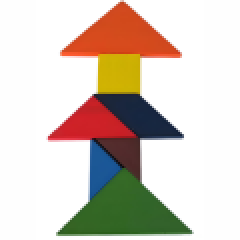
#> input picture data/getDataLabel_batch5/xiugai/house-15.png, 120 x 120 px (shown 2 times larger); its folder holds only this picture in this run
$ python extract_tangram_simple.py
#> lines starting #> are read from the running program, lines starting #| are printed output that depends on the picture; after the words box and inside, x2 and y2 are one past the last pixel; in counts of white or black regions, pixels touching at a corner belong together
"""
七巧板组件中心坐标提取 - 简化版
按面积大小编号（#1=最大，#7=最小）
"""

import numpy as np
from PIL import Image
import matplotlib.pyplot as plt
from collections import deque
import cv2

plt.rcParams['font.sans-serif'] = ['SimHei']
plt.rcParams['axes.unicode_minus'] = False

class TangramExtractor:
    def __init__(self, image_path, bg_threshold=220):
        self.image_path = image_path
        self.bg_threshold = bg_threshold
        self.image = None
        self.width = None
        self.height = None

    def load_image(self):
        """加载图像"""
        img = Image.open(self.image_path)
        self.image = np.array(img)
        self.height, self.width = self.image.shape[:2]

    def filter_background(self):
        """过滤背景"""
        grayscale = np.mean(self.image, axis=2)
        foreground_mask = grayscale < self.bg_threshold
        return foreground_mask

    def find_components_by_color(self, foreground_mask):
        """按颜色分组，然后对每种颜色做连通区域分析"""
        foreground_pixels = self.image[foreground_mask]
        foreground_coords = np.argwhere(foreground_mask)

        # 找到所有唯一颜色
        unique_colors = np.unique(foreground_pixels.reshape(-1, 3), axis=0)
        print(f"检测到 {len(unique_colors)} 种唯一颜色")

        all_components = []

        # 对每种颜色进行连通区域分析
        for color in unique_colors:
            color_mask = np.all(self.image == color, axis=2)
            color_coords = np.argwhere(color_mask)

            if len(color_coords) < 50:  # 过滤噪点
                continue

            # BFS找连通区域
            visited = set()

            for start_y, start_x in color_coords:
                if (start_y, start_x) in visited:
                    continue

                # BFS
                component = []
                queue = deque([(start_y, start_x)])
                visited.add((start_y, start_x))

                while queue:
                    y, x = queue.popleft()
                    component.append((y, x))

                    # 检查8邻域
                    for dy in [-1, 0, 1]:
                        for dx in [-1, 0, 1]:
                            if dy == 0 and dx == 0:
                                continue
                            ny, nx = y + dy, x + dx
                            if (0 <= ny < self.height and 0 <= nx < self.width and
                                (ny, nx) not in visited and color_mask[ny, nx]):
                                visited.add((ny, nx))
                                queue.append((ny, nx))

                if len(component) > 50:
                    all_components.append(component)

        print(f"成功识别 {len(all_components)} 个连通组件")
        return all_components

    def identify_shape(self, coords_array):
        """使用轮廓分析和顶点数判断形状，对旋转更鲁棒"""
        # 计算包围盒与基础比率（与旧逻辑保持兼容）
        y_min, y_max = coords_array[:, 0].min(), coords_array[:, 0].max()
        x_min, x_max = coords_array[:, 1].min(), coords_array[:, 1].max()

        bbox_width = x_max - x_min + 1
        bbox_height = y_max - y_min + 1

        aspect_ratio = bbox_width / bbox_height if bbox_height > 0 else 1.0
        bbox_area = bbox_width * bbox_height
        fill_ratio = len(coords_array) / bbox_area if bbox_area > 0 else 0.0

        # 将该连通域映射到局部二值图，寻找轮廓
        h, w = bbox_height, bbox_width
        if h <= 0 or w <= 0:
            return '其他', fill_ratio, aspect_ratio

        binary = np.zeros((h, w), dtype=np.uint8)
        yy = coords_array[:, 0] - y_min
        xx = coords_array[:, 1] - x_min
        binary[yy, xx] = 255
        # 形态学闭运算，减少锯齿和小孔，稳定顶点数
        kernel = np.ones((3, 3), np.uint8)
        binary = cv2.morphologyEx(binary, cv2.MORPH_CLOSE, kernel, iterations=1)

        contours, _ = cv2.findContours(binary, cv2.RETR_EXTERNAL, cv2.CHAIN_APPROX_SIMPLE)
        if not contours:
            return '其他', fill_ratio, aspect_ratio

        cnt = max(contours, key=cv2.contourArea)
        hull = cv2.convexHull(cnt)

        # 先用最小包络三角形进行面积比检测，强鲁棒三角形判定
        hull_area = cv2.contourArea(hull)
        try:
            enc_tri_area, enc_tri = cv2.minEnclosingTriangle(hull)
        except Exception:
            enc_tri_area, enc_tri = (0.0, None)
        if enc_tri_area and enc_tri_area > 0:
            tri_fill = hull_area / enc_tri_area
            if tri_fill > 0.80:
                return '三角形', fill_ratio, aspect_ratio

        peri = cv2.arcLength(hull, True)
        approx = None
        for f in [0.01, 0.015, 0.02, 0.03, 0.04, 0.05]:
            eps = f * peri
            approx = cv2.approxPolyDP(hull, eps, True)
            if len(approx) <= 4:
                break
        verts = len(approx)

        # 三角形：3个顶点
        if verts == 3:
            return '三角形', fill_ratio, aspect_ratio

        # 顶点数>=4：先尝试三角形拟合（应对锯齿导致的多点近似）
        if verts >= 4:
            hull_area = cv2.contourArea(hull)
            tri = None
            for f in [0.03, 0.04, 0.05, 0.06, 0.08, 0.10, 0.12, 0.15]:
                tri_approx = cv2.approxPolyDP(hull, f * peri, True)
                if len(tri_approx) == 3:
                    tri = tri_approx
                    break
            if tri is not None:
                tri_area = cv2.contourArea(tri)
                if hull_area > 0 and (tri_area / max(hull_area, 1e-6)) > 0.80:
                    return '三角形', fill_ratio, aspect_ratio

            # 进一步启发式：顶点近共线或存在极短边，视为三角形（多余顶点）
            pts_all = approx.reshape(-1, 2).astype(np.float32)
            # 边长
            edge_lengths = []
            for i in range(len(pts_all)):
                p1 = pts_all[i]
                p2 = pts_all[(i + 1) % len(pts_all)]
                edge_lengths.append(np.linalg.norm(p2 - p1))
            max_e = max(edge_lengths) if edge_lengths else 1.0
            min_e = min(edge_lengths) if edge_lengths else 0.0
            perim_e = sum(edge_lengths) if edge_lengths else 1.0
            # 内角余弦与角度
            def cos_angle(a, b, c):
                v1 = a - b
                v2 = c - b
                n1 = np.linalg.norm(v1)
                n2 = np.linalg.norm(v2)
                if n1 == 0 or n2 == 0:
                    return 1.0
                return np.clip(np.dot(v1, v2) / (n1 * n2), -1.0, 1.0)
            angles_deg = []
            for i in range(len(pts_all)):
                a = pts_all[(i - 1) % len(pts_all)]
                b = pts_all[i]
                c = pts_all[(i + 1) % len(pts_all)]
                ca = cos_angle(a, b, c)
                angles_deg.append(np.degrees(np.arccos(ca)))
            # 判定条件：存在大角近共线或极短边（多余顶点）
            near_collinear = any(ang > 160.0 for ang in angles_deg)
            very_short_edge = (min_e > 0 and (min_e / max(max_e, 1e-6) < 0.35 or min_e / perim_e < 0.08))
            if near_collinear or very_short_edge:
                return '三角形', fill_ratio, aspect_ratio

        # 四边形：进一步区分正方形和平行四边形
        if verts == 4:
            pts = approx.reshape(-1, 2)

            # 计算连续边向量与夹角余弦，判断是否近似直角
            def cos_angle(a, b, c):
                v1 = a - b
                v2 = c - b
                n1 = np.linalg.norm(v1)
                n2 = np.linalg.norm(v2)
                if n1 == 0 or n2 == 0:
                    return 1.0
                return np.dot(v1, v2) / (n1 * n2)

            cos_list = []
            for i in range(4):
                a = pts[(i - 1) % 4].astype(np.float32)
                b = pts[i].astype(np.float32)
                c = pts[(i + 1) % 4].astype(np.float32)
                cos_list.append(cos_angle(a, b, c))

            right_angles = all(abs(c) < 0.25 for c in cos_list)  # 约等于90°

            # 边长比判断是否接近等边（用于区分正方形 vs 长方形/其他）
            edges = []
            for i in range(4):
                p1 = pts[i].astype(np.float32)
                p2 = pts[(i + 1) % 4].astype(np.float32)
                edges.append(np.linalg.norm(p2 - p1))
            max_len = max(edges)
            min_len = min(edges) if min(edges) > 0 else 1.0
            side_ratio = max_len / min_len

            if right_angles and side_ratio < 1.15:
                return '正方形', fill_ratio, aspect_ratio
            else:
                return '平行四边形', fill_ratio, aspect_ratio

        # 顶点数不在预期范围，回退：根据凸包顶点数粗略判断
        hull = cv2.convexHull(cnt)
        hull_peri = cv2.arcLength(hull, True)
        hull_approx = cv2.approxPolyDP(hull, 0.02 * hull_peri, True)
        if len(hull_approx) == 3:
            return '三角形', fill_ratio, aspect_ratio
        elif len(hull_approx) == 4:
            return '平行四边形', fill_ratio, aspect_ratio
        else:
            return '其他', fill_ratio, aspect_ratio

    def calculate_component_info(self, components):
        """计算每个组件的信息"""
        component_info = []

        for coords in components:
            coords_array = np.array(coords)

            # 计算中心（像素坐标）
            center_y = np.mean(coords_array[:, 0])
            center_x = np.mean(coords_array[:, 1])

            # 归一化坐标
            x_norm, y_norm = self.normalize_coordinates(center_x, center_y)

            # 面积
            area = len(coords)

            # 识别形状
            shape_type, fill_ratio, aspect_ratio = self.identify_shape(coords_array)

            component_info.append({
                'coords': coords,
                'center_pixel': (center_x, center_y),
                'center_normalized': (x_norm, y_norm),
                'area': area,
                'shape_type': shape_type,
                'fill_ratio': fill_ratio,
                'aspect_ratio': aspect_ratio
            })

        return component_info

    def normalize_coordinates(self, center_x, center_y):
        """归一化坐标到[-1, 1]，原点在图像中心，x轴向右，y轴向上"""
        img_center_x = self.width / 2
        img_center_y = self.height / 2

        x = center_x - img_center_x
        y = -(center_y - img_center_y)  # y轴向上为正

        norm_factor = max(self.width, self.height) / 2
        x_norm = x / norm_factor
        y_norm = y / norm_factor

        return x_norm, y_norm

    def extract_and_save(self, save_folder):
        """提取坐标并保存"""
        import os

        # 加载和处理
        self.load_image()
        print("正在过滤背景...")
        foreground_mask = self.filter_background()
        components = self.find_components_by_color(foreground_mask)
        component_info = self.calculate_component_info(components)

        # 按面积排序（从大到小）
        component_info.sort(key=lambda x: x['area'], reverse=True)

        # 取前7个
        top_7 = component_info[:7]

        # 生成结果数组
        numbered_coords = np.array([c['center_normalized'] for c in top_7])
        zeros_extra = np.zeros((numbered_coords.shape[0], 2))
        numbered_coords = np.hstack([numbered_coords, zeros_extra])

        # 保存路径
        os.makedirs(save_folder, exist_ok=True)
        base_name = os.path.basename(self.image_path).replace('.png', '').replace('_clean', '')

        # 保存txt文件
        txt_path = os.path.join(save_folder, f"{base_name}_info.txt")
        with open(txt_path, 'w', encoding='utf-8') as f:
            f.write("="*80 + "\n")
            f.write(f"图像: {os.path.basename(self.image_path)}\n")
            f.write(f"图像尺寸: {self.width} x {self.height}\n")
            f.write(f"编号规则: 按面积从大到小排序 (#1=最大面积, #7=最小面积)\n")
            f.write("="*80 + "\n\n")

            f.write("组件详细信息:\n")
            f.write("-"*80 + "\n")

            for i, info in enumerate(top_7):
                f.write(f"\n编号 {i+1}\n")
                f.write(f"  形状: {info['shape_type']}\n")
                f.write(f"  面积: {info['area']} 像素\n")
                f.write(f"  填充率: {info['fill_ratio']:.3f}\n")
                f.write(f"  长宽比: {info['aspect_ratio']:.3f}\n")
                x, y = info['center_normalized']
                f.write(f"  归一化坐标: ({x:+.6f}, {y:+.6f})\n")

            f.write("\n" + "="*80 + "\n")
            f.write("归一化坐标数组 (7x4):\n")
            f.write("-"*80 + "\n")
            for i in range(7):
                x, y, z1, z2 = numbered_coords[i]
                f.write(f"{i+1}:  [{x:+.6f}, {y:+.6f}, {int(z1)}, {int(z2)}]\n")

        print(f"详细信息已保存: {txt_path}")

        # 保存可视化图像
        vis_path = os.path.join(save_folder, f"{base_name}_result.png")
        self.visualize(component_info, top_7, vis_path)

        return numbered_coords

    def visualize(self, all_components, top_7, save_path):
        """可视化结果"""
        fig, ax = plt.subplots(1, 1, figsize=(10, 10))
        ax.imshow(self.image)

        # 绘制前7个组件的中心点
        for i, info in enumerate(top_7):
            cx, cy = info['center_pixel']
            ax.plot(cx, cy, 'r+', markersize=20, markeredgewidth=3)
            label = f"#{i+1}\n{info['shape_type']}\n面积:{info['area']}"
            ax.text(cx, cy-8, label,
                   color='red', fontsize=10, ha='center', va='bottom',
                   bbox=dict(boxstyle='round,pad=0.5', facecolor='yellow', alpha=0.9))

        # 绘制图像中心
        ax.plot(self.width/2, self.height/2, 'bx', markersize=25, markeredgewidth=3)
        ax.text(self.width/2, self.height/2-10, '图像中心',
               color='blue', fontsize=12, ha='center', va='bottom',
               bbox=dict(boxstyle='round,pad=0.5', facecolor='cyan', alpha=0.8))

        ax.set_title('七巧板组件识别（按面积排序）', fontsize=16)
        ax.axis('off')

        plt.tight_layout()
        plt.savefig(save_path, dpi=150, bbox_inches='tight')
        print(f"可视化图像已保存: {save_path}")
        plt.close()


def process_all_images(input_folder, output_folder):
    """批量处理所有图像"""
    import os
    import glob

    # image_files = glob.glob(os.path.join(input_folder, "*_clean.png"))
    image_files = glob.glob(os.path.join(input_folder, "*.png"))

    if len(image_files) == 0:
        print(f"错误：在 {input_folder} 中未找到 *_clean.png 文件")
        return

    print(f"\n找到 {len(image_files)} 张图像")
    print("="*80)

    for i, image_path in enumerate(image_files):
        print(f"\n处理 {i+1}/{len(image_files)}: {os.path.basename(image_path)}")
        print("-"*80)

        try:
            extractor = TangramExtractor(image_path)
            extractor.extract_and_save(output_folder)
#> in load_image, img is the input picture: PIL image 120x120 RGB; mean R, G, B 215.4, 204.8, 194.1
#> in filter_background, `grayscale = np.mean(self.image, axis=2)`:
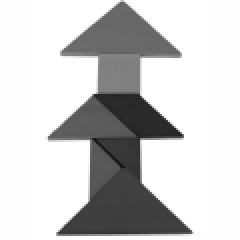
#> grayscale: shape (120, 120) float64 (shown 2 times larger); min 13.67, max 255, mean 204.8
#> in filter_background, `foreground_mask = grayscale < self.bg_threshold`:
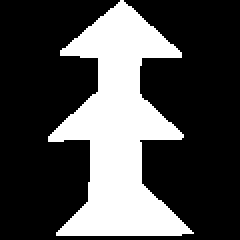
#> foreground_mask: shape (120, 120) bool (shown 2 times larger); 29.5% white; 1 white region, box (x1, y1, x2, y2) and area: (24, 0, 97, 118) 4252
#> in find_components_by_color, `foreground_coords = np.argwhere(foreground_mask)`: foreground_coords = 4252 pairs, first value 0 to 117, second value 24 to 96
#> in find_components_by_color, `unique_colors = np.unique(foreground_pixels.reshape(-1, 3), axis=0)`: unique_colors = 1694 rows, first 8: [14, 12, 15], [14, 14, 15], [15, 13, 17], [17, 15, 20], [18, 16, 20], [18, 17, 22], [18, 26, 45], [18, 32, 55]
#| 检测到 1694 种唯一颜色
#> the loop in find_components_by_color, `for color in unique_colors:` made 1694 passes
#> (color, color_coords) on passes 1 to 3: ([14, 12, 15], [[82, 60]]), ([14, 14, 15], [[83, 61]]), ([15, 13, 17], [[81, 59]])
#> pass 1, in find_components_by_color, `color_mask = np.all(self.image == color, axis=2)`:
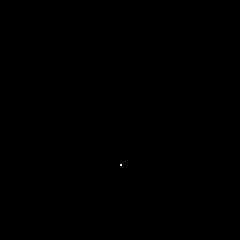
#> color_mask: shape (120, 120) bool (shown 2 times larger); 0.01% white in thin lines or dots, all inside (x1, y1, x2, y2) = (60, 82, 61, 83)
#> after the loop in find_components_by_color, `for color in unique_colors:`: color_mask: shape (120, 120) bool; 0.01% white in thin lines or dots, all inside (x1, y1, x2, y2) = (31, 27, 32, 28)
#> after the loop in find_components_by_color, `for color in unique_colors:`: all_components = 3 items
#| 成功识别 3 个连通组件
#> the loop in calculate_component_info, `for coords in components:` made 3 passes
#> (center_y, center_x, x in normalize_coordinates, y in normalize_coordinates, x_norm, y_norm, area, y_min in identify_shape) on pass 1: (107.8, 45.48, -14.52, -47.8, -0.242, -0.797, 60, 101)
#> (center_y, center_x, x in normalize_coordinates, y in normalize_coordinates, x_norm, y_norm, area, y_min in identify_shape) on pass 2: (96.62, 55.96, -4.04, -36.62, -0.0673, -0.61, 52, 92)
#> in extract_and_save, `numbered_coords = np.array([c['center_normalized'] for c in top_7])`: numbered_coords = [[0.0358, 0.799], [-0.242, -0.797], [-0.0673, -0.61]]
#> in extract_and_save, `numbered_coords = np.hstack([numbered_coords, zeros_extra])`: numbered_coords = [[0.0358, 0.799, 0, 0], [-0.242, -0.797, 0, 0], [-0.0673, -0.61, 0, 0]]
#> the loop in extract_and_save, `for i, info in enumerate(top_7):` made 3 passes
#> the loop in extract_and_save, `for i in range(7):` made 4 passes
        except Exception as e:
            print(f"错误: {e}")
            continue

    print("\n" + "="*80)
    print(f"全部完成！")
    print(f"结果保存在: {output_folder}")
    print("="*80)


if __name__ == "__main__":
    # input_folder = "./data_clean"
    # output_folder = "./results"
    input_folder = "./xiugai"
    output_folder = "./results-xiugai"

    print("\n" + "="*80)
    print("七巧板组件坐标提取 - 批量处理")
    print("="*80)

    process_all_images(input_folder, output_folder)

$ run again, on data/getDataLabel_batch5/xiugai/person-28.png
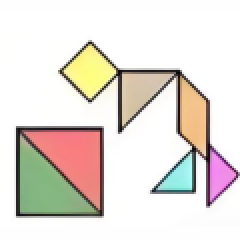
#> input picture data/getDataLabel_batch5/xiugai/person-28.png, 120 x 120 px (shown 2 times larger)
#> in load_image, img is the input picture: PIL image 120x120 RGB; mean R, G, B 229.6, 223, 216.3
#> in filter_background, `grayscale = np.mean(self.image, axis=2)`:
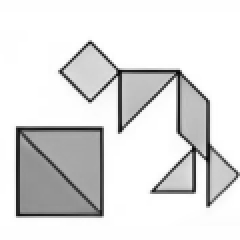
#> grayscale: shape (120, 120) float64 (shown 2 times larger); min 7.33, max 255, mean 222.9
#> in filter_background, `foreground_mask = grayscale < self.bg_threshold`:
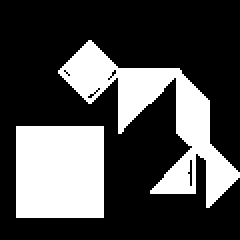
#> foreground_mask: shape (120, 120) bool (shown 2 times larger); 29.6% white; 2 white regions, box (x1, y1, x2, y2) and area: (29, 20, 120, 104) 2235, (8, 63, 52, 109) 2024
#> foreground_coords = 4259 pairs, first value 20 to 108, second value 8 to 119
#| 检测到 3057 种唯一颜色
#> the loop in find_components_by_color, `for color in unique_colors:` made 3057 passes
#> (color, color_coords) on passes 1 to 3: ([8, 7, 7], [[36, 89]]), ([14, 5, 6], [[79, 103]]), ([15, 8, 8], [[35, 59]])
#> after the loop in find_components_by_color, `for color in unique_colors:`: all_components = 1 item
#| 成功识别 1 个连通组件
#> the loop in calculate_component_info, `for coords in components:` made 1 pass
#> (center_y, center_x, img_center_x in normalize_coordinates, img_center_y in normalize_coordinates, x in normalize_coordinates, y in normalize_coordinates, norm_factor in normalize_coordinates, x_norm) on pass 1: (97.37, 23.74, 60, 60, -36.26, -37.37, 60, -0.604)
#> in extract_and_save, `numbered_coords = np.array([c['center_normalized'] for c in top_7])`: numbered_coords = [[-0.604, -0.623]]
#> in extract_and_save, `numbered_coords = np.hstack([numbered_coords, zeros_extra])`: numbered_coords = [[-0.604, -0.623, 0, 0]]
#> the loop in extract_and_save, `for i, info in enumerate(top_7):` made 1 pass
#> the loop in extract_and_save, `for i in range(7):` made 2 passes
